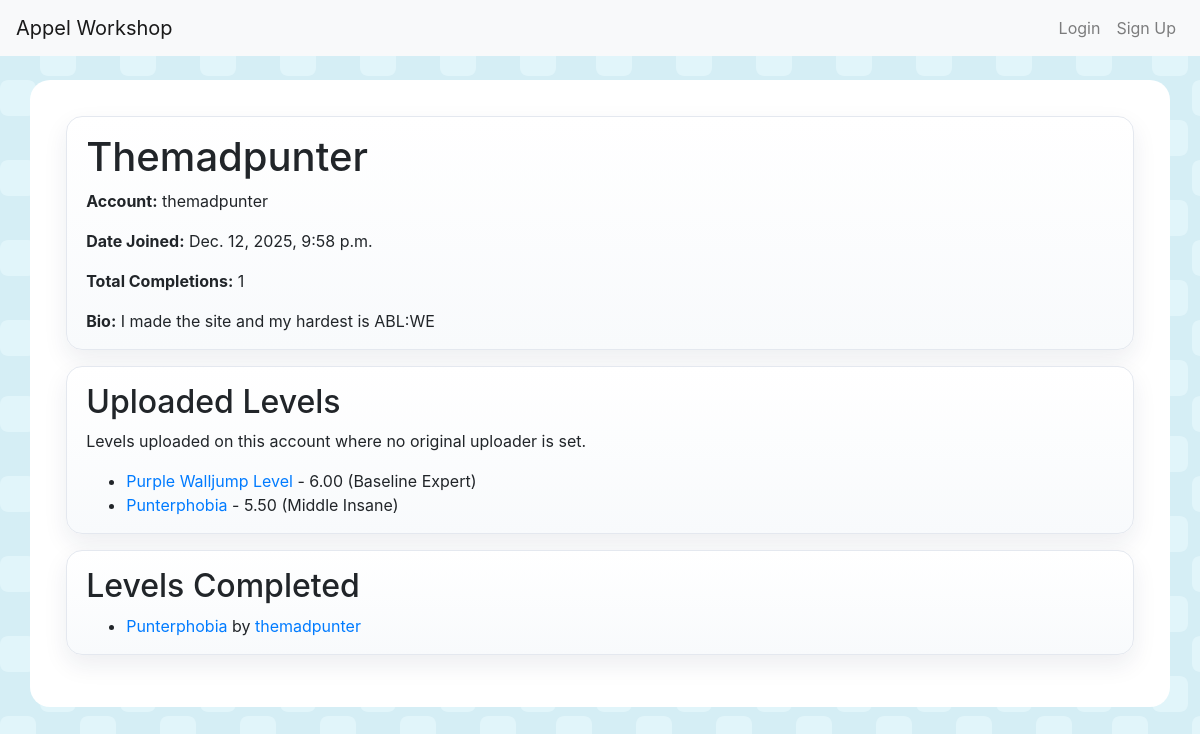
/profile/themadpunter/, run on the app's committed database.
### levels/models.py (models this page shows, shortened)
class Profile(models.Model):
    user = models.OneToOneField(User, on_delete=models.CASCADE, related_name='profile')
    stats = models.JSONField(default=default_profile_stats)
    display_name = models.CharField(max_length=100, blank=True, default='')
    bio = models.TextField(max_length=2000, blank=True, default='')
    difficulty_system = models.CharField(
        max_length=20,
        choices=DIFFICULTY_SYSTEM_CHOICES,
        default="punter",
        help_text="How to display level difficulties across the site.",
    )

class Level(models.Model):
    MOD_CHOICES = [
        ('appel', 'Appel'),
        ('appelp', 'Appel+'),
        ('appelm', 'Appel Multiplayer'),
        ('sheepel', 'Sheepel'),
        ('appel-playground', "Appel Playground")
    ]
    name = models.CharField(max_length=100)
    level_code = models.TextField(max_length=10000)
    description = models.TextField(null=True, blank=True, default="", max_length=2000)
    original_uploader = models.CharField(null=True, blank=True, default="", max_length=100, help_text="The original creator of the level. Leave blank if this was you.")
    difficulty = models.FloatField(default=0, help_text="The difficulty (in the Punter scale, more info <a href='https://appel.miraheze.org/wiki/Difficulty'>here</a>)")
    difficulty_rating = models.FloatField(null=True, blank=True)
    quality_rating = models.FloatField(null=True, blank=True)
    level_ratings = models.JSONField(default=list, blank=True)
    mod_category = models.CharField(max_length=50, choices=MOD_CHOICES, default='appel')
    creator = models.ForeignKey(User, on_delete=models.CASCADE, related_name="levels")
    created_at = models.DateTimeField(auto_now_add=True)

class LevelCompletion(models.Model):
    STATUS_PENDING = 'pending'
    STATUS_APPROVED = 'approved'
    STATUS_REJECTED = 'rejected'
    STATUS_CHOICES = [
        (STATUS_PENDING, 'Pending'),
        (STATUS_APPROVED, 'Approved'),
        (STATUS_REJECTED, 'Rejected'),
    ]
    user = models.ForeignKey(User, on_delete=models.CASCADE, related_name='level_completions')
    level = models.ForeignKey(Level, on_delete=models.CASCADE, related_name='completion_submissions')
    proof = models.TextField(max_length=5000)
    status = models.CharField(max_length=20, choices=STATUS_CHOICES, default=STATUS_PENDING)
    submitted_at = models.DateTimeField(auto_now_add=True)
    updated_at = models.DateTimeField(auto_now=True)
    reviewed_at = models.DateTimeField(null=True, blank=True)
    reviewed_by = models.ForeignKey(
        User,
        on_delete=models.SET_NULL,
        null=True,
        blank=True,
        related_name='reviewed_level_completions',
    )
    class Meta:
        constraints = [
            models.UniqueConstraint(fields=['user', 'level'], name='unique_completion_per_user_level')
        ]

### levels/views.py (the view)
# urls.py: path("profile/<str:username>/", views.user_profile, name="user_profile"),
def user_profile(request, username):
    user = get_object_or_404(User, username=username)
    profile = user.profile  # Access the profile of the logged-in user
    uploaded_levels = Level.objects.filter(creator=user).filter(
        Q(original_uploader__isnull=True) | Q(original_uploader__exact='')
    ).order_by('-created_at')
    approved_submissions = LevelCompletion.objects.filter(
        user=user,
        status=LevelCompletion.STATUS_APPROVED,
    ).select_related('level', 'user').order_by('-reviewed_at', '-submitted_at')
    total_completions = approved_submissions.count()
    return render(
        request,
        "levels/user_profile.html",
        {
            "user_profile": user,
            "profile": profile,
            "uploaded_levels": uploaded_levels,
            "approved_submissions": approved_submissions,
            "total_completions": total_completions,
        },
    )

### levels/difficulty.py (called while the page is built, shortened)
def punter_prefix(value: Number) -> str:
    frac = value - int(value)
    if frac <= 0.01:
        return "Baseline "
    if frac >= 0.98:
        return "Skyline "
    if frac <= 0.10:
        return "Bottom "
    if frac <= 0.25:
        return "Low "
    if frac < 0.75:
        return "Middle "
    if frac < 0.90:
        return "High "
    return "Peak "

def format_punter_number(value: Number) -> str:
    return f"{value:.2f}"

def to_visual(value: Number, system: str) -> str:
    if system == "punter":
        if value == 0:
            return "Auto"
        if value >= 16:
            suffix = f"+{int(value - 13)}" if int(value - 13) > 0 else ""
            return f"TAS{suffix}"
        prefix = punter_prefix(value)
        for threshold, name in reversed(PUNTER_VISUALS):
            if value >= threshold:
                return f"{prefix}{name}".strip()
        return format_punter_number(value)

def convert(value: Number, from_system: str, to_system: str) -> Number:
    if from_system == to_system:
        return value

def format_difficulty(value: Number, system: str) -> str:
    numeric = convert(value, "punter", system)
    if system == "grassy":
        numeric = round(numeric, 2)
    visual = to_visual(numeric, system)
    numeric_str = format_punter_number(numeric) if system == "punter" else format_number(numeric)
    if visual and visual != numeric_str:
        if system == "grassy":
            icon = grassy_icon_path(visual)
            if icon:
                return f"{numeric_str} ({visual}) <img src=\"{icon}\" alt=\"{visual}\" style=\"height:3.3em;vertical-align:text-bottom;\">"
        return f"{numeric_str} ({visual})"
    return numeric_str

### levels/templatetags/level_tags.py (called while the page is built)
@register.filter
def display_difficulty(value, system):
    if value is None:
        return ""
    try:
        numeric_value = float(value)
    except (TypeError, ValueError):
        return value
    return mark_safe(format_difficulty(numeric_value, system))

### levels/templates/levels/user_profile.html (shortened to what this page needs)
{% extends "base.html" %}
{% load level_tags %}
{% block content %}
<div class="bubble-section">
	<h1>
		{% if profile.display_name %}
			{{ profile.display_name }}
		{% else %}
			{{ user_profile.username }}
		{% endif %}
	</h1>
	<p><strong>Account:</strong> {{ user_profile.username }}</p>
	<p><strong>Date Joined:</strong> {{ user_profile.date_joined }}</p>
	<p><strong>Total Completions:</strong> {{ total_completions }}</p>
	{% if profile.bio %}
	<p class="mb-0"><strong>Bio:</strong> {{ profile.bio }}</p>
	{% else %}
	<p class="mb-0"><strong>Bio:</strong> No bio set.</p>
	{% endif %}
</div>
<div class="bubble-section">
	<h2>Uploaded Levels</h2>
	<p>Levels uploaded on this account where no original uploader is set.</p>
	<ul class="mb-0">
	{% for level in uploaded_levels %}
		<li>
			<a href="{% url 'levels:level_detail' level.id %}">{{ level.name }}</a>
			- {% if level.difficulty_rating is not None %}{{ level.difficulty_rating|display_difficulty:profile.difficulty_system }}{% else %}Not rated{% endif %}
		</li>
	{% empty %}
		<li>None</li>
	{% endfor %}
	</ul>
</div>
<div class="bubble-section">
	<h2>Levels Completed</h2>
	<ul class="mb-0">
	{% for submission in approved_submissions %}
	<li>
		<a href="{% url 'levels:level_detail' submission.level.id %}">{{ submission.level.name }}</a>
		by
		<a href="{% url 'levels:user_profile' submission.user.username %}">{{ submission.user.username }}</a>
	</li>
	{% empty %}
	<li>None</li>
	{% endfor %}
	</ul>
</div>
{% endblock %}

### static/css/style.css (style rules this page uses)
body { background-image: url("../img/bg.svg"); background-repeat: repeat; background-color: #cccccc; }
.bubble-section { background: linear-gradient(180deg, #ffffff 0%, #f8fafc 100%); border: 1px solid #e4e8ef; border-radius: 16px; box-shadow: 0 10px 24px rgba(24, 39, 75, 0.08); padding: 1rem 1.2rem; margin-bottom: 1rem; }

### data on the page
Profile: display_name "Themadpunter", bio "I made the site and my hardest is ABL:WE"
Level: name "Purple Walljump Level", difficulty_rating|display_difficulty "6.00 (Baseline Expert)"
Level: name "Punterphobia", difficulty_rating|display_difficulty "5.50 (Middle Insane)"
LevelCompletion: level.name "Punterphobia", user.username "themadpunter"

### other printed values
{{ user_profile.username }} "themadpunter"
{{ user_profile.date_joined }} "Dec. 12, 2025, 9:58 p.m."
{{ total_completions }} "1"
